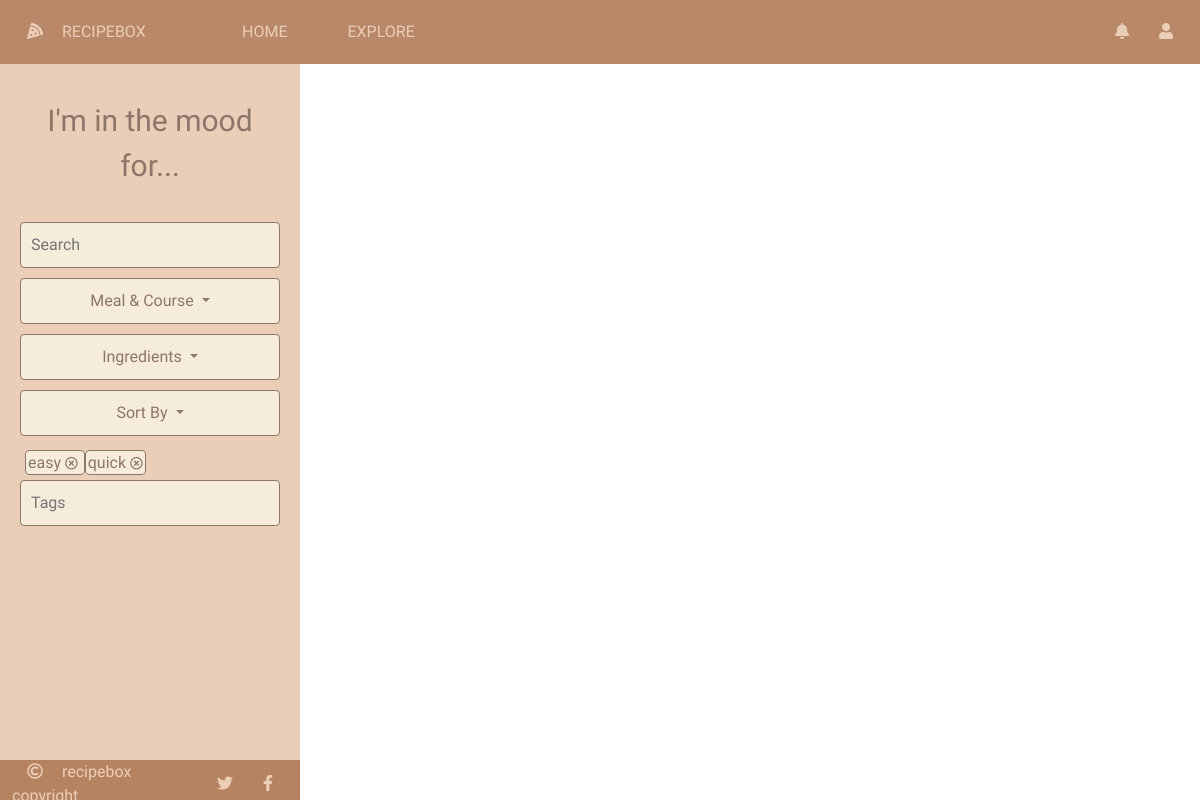
/recipe/, run on an earlier commit of the app's database.
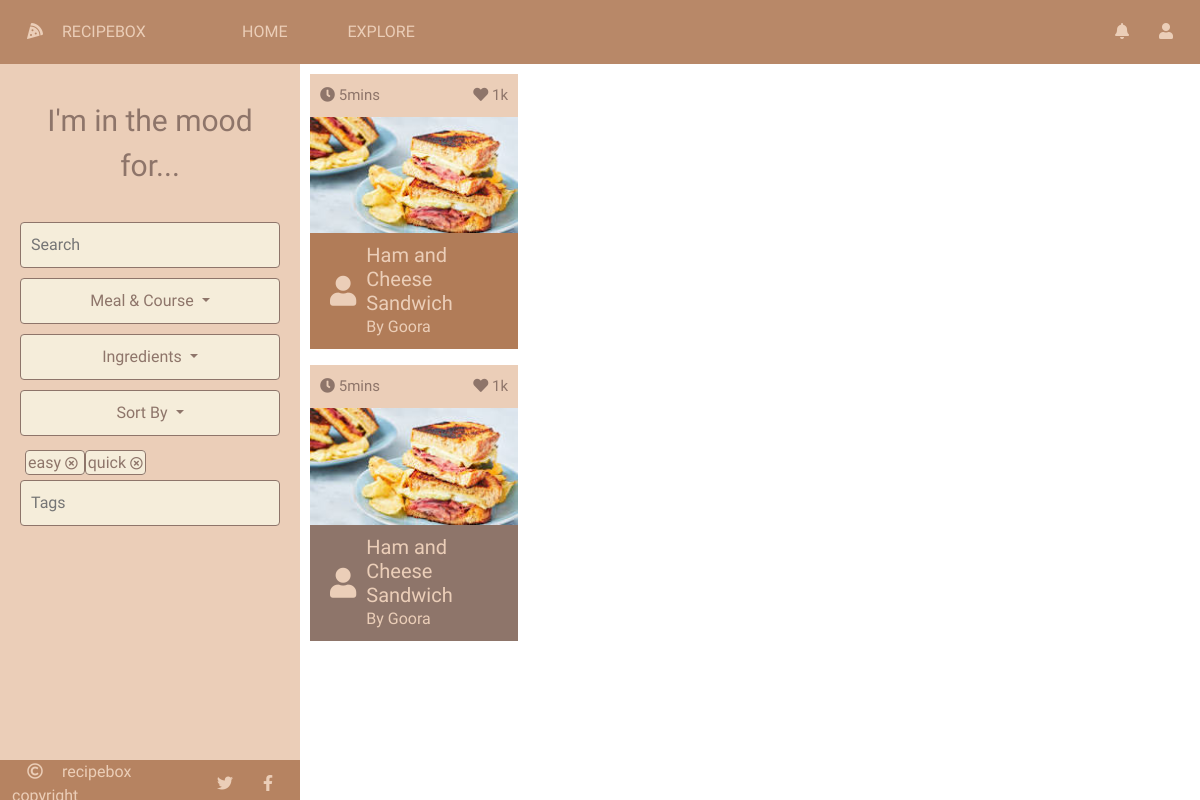
And on a later commit of the database.
### recipebox/models/recipes.py (models this page shows, shortened)
class Recipe(db.Model):
    __tablename__ = "recipe"
    id = db.Column(db.Integer, primary_key=True)
    name = db.Column(db.String(30), nullable=False)
    picture = db.Column(db.String(150), nullable=False)
    cook_time = db.Column(db.Integer, nullable=False)
    date_created = db.Column(db.DateTime, nullable=False)
    ingredients = db.relationship('RecipeIngredient', backref="recipe_object", lazy=True)
    procedures = db.relationship('RecipeProcedure', backref="recipe_object", lazy=True)
    user_id = db.Column(db.Integer, db.ForeignKey('user.id'), nullable=False)
    likes = db.relationship('Like', backref="recipe_object", lazy=True)
    ratings = db.relationship('Rating', backref="recipe_object", lazy=True)
    tags = db.relationship('Tag', secondary=tags, lazy='subquery', backref=db.backref('recipes', lazy=True))

### recipebox/models/auth.py (models this page shows, shortened)
class User(UserMixin, db.Model):
    __tablename__ =  "user"
    id = db.Column(db.Integer, primary_key=True)
    email = db.Column(db.String(255), unique=True, nullable=False)
    username = db.Column(db.String(255), nullable=False)
    password = db.Column(db.String(255), nullable=False)
    registered_on = db.Column(db.DateTime, nullable=False)
    admin = db.Column(db.Boolean, nullable=False, default=False)
    recipes = db.relationship('Recipe', backref="user_object", lazy=True)
    likes = db.relationship('Like', backref="user_object", lazy=True)
    ratings = db.relationship('Rating', backref="user_object", lazy=True)
    bio = db.Column(db.String(1024), nullable=True)

### recipebox/recipes/recipes.py (the view)
@recipe_bp.route('/recipe/')
def recipe():
    selected_recipes = Recipe.query.all()
    return render_template('browse.html', browse_items=selected_recipes)

### recipebox/recipes/templates/browse.html (shortened to what this page needs)
{% extends "base.html" %}
{% block head %}
	{{ super() }}
	<link rel="stylesheet" type="text/css" href="{{ url_for('static', filename='css/recipes/browse.css') }}"/>
{% endblock %}
{% block content %}
	<div id="browse-container" class="container-fluid">
		<div id="content-row" class="row">
			<div id="search-col" class="col-3">
				<br/>
				<p>I'm in the mood for...</p>
				<br/>
				<div><input type="text" placeholder="Search"/></div>
				<div class="dropdown">
					<button class="btn btn-secondary dropdown-toggle" type="button" id="dropdownMenuButton"
					        data-toggle="dropdown" aria-haspopup="true" aria-expanded="false">
						Meal & Course
					</button>
				</div>
				<div class="dropdown">
					<button class="btn btn-secondary dropdown-toggle" type="button" id="dropdownMenuButton"
					        data-toggle="dropdown" aria-haspopup="true" aria-expanded="false">
						Ingredients
					</button>
				</div>
				<div class="dropdown">
					<button class="btn btn-secondary dropdown-toggle" type="button" id="dropdownMenuButton"
					        data-toggle="dropdown" aria-haspopup="true" aria-expanded="false">
						Sort By
					</button>
				</div>
				<div id="tags">
					<div class="tag-container">
						<div class="tag">
							easy
							<a href="#"><i class="far fa-times-circle"></i></a>
						</div>
						<div class="tag">
							quick
							<a href="#"><i class="far fa-times-circle"></i></a>
						</div>
					</div>
					<input type="text" placeholder="Tags"/>
				</div>
				{% include 'footer.html' ignore missing %}
			<div id="browse-entries" class="col-9 offset-3">
				<div class="masonry">
					{% for item in browse_items %}
						<div class="masonry-item">
							<div id="item-header">
								<p><i class="fas fa-clock"></i> {{ item.cook_time }}mins</p>
								<p class="right-text"><i class="fas fa-heart"></i> 1k</p>
							</div>
							<a href="{{ url_for('recipe_bp.recipe_view', id=item.id) }}"><img
									src="{{ url_for('static', filename='res/recipes/' + item.picture) }}"></a>
							<div id="item-footer">
								<i class="fas fa-user"></i>
								<div>
									<a href="{{ url_for('recipe_bp.recipe_view', id=item.id) }}">
										<h5>{{ item.name }}</h5></a>
									<p>By {{ item.user_object.username }}</p>
								</div>
							</div>
						</div>
					{% endfor %}
				</div>
			</div>
{% endblock %}

### recipebox/templates/base.html (shortened to what this page needs)
<!DOCTYPE html>
<html lang="en" dir="ltr">
<head>
	{% block head %}
		<link href="https://cdn.jsdelivr.net/npm/bootstrap@5.0.0-beta3/dist/css/bootstrap.min.css" rel="stylesheet"
/>
		<link rel="stylesheet" href="https://use.fontawesome.com/releases/v5.8.1/css/all.css">
		<link rel="stylesheet" type="text/css" href="{{ url_for('static', filename='css/recipebox.css') }}"/>
	{% endblock %}
</head>
<body>
{% block navbar %}
	{% include 'navbar.html' ignore missing %}
{% endblock %}
<div id="content" class="container-fluid">
	{% block content %}{% endblock %}
</body>
</html>

### recipebox/templates/navbar.html
<link rel="stylesheet" type="text/css" href="{{ url_for('static', filename='css/navbar.css') }}"/>
<div class="container-fluid fixed-top">
	<div id="header" class="row">
		<div id="logo" class="col-12 col-md-2 justify-content-center justify-content-md-start vertical-center">
			<i class="fas fa-pizza-slice"></i> RECIPEBOX
		</div>
		<div id="navbar" class="col vertical-center d-flex">
			<button><a href="{{ url_for('general_bp.index') }}">HOME</a></button>
			<button><a href="{{ url_for('recipe_bp.recipe') }}">EXPLORE</a></button>
		</div>
		<div id="user-info" class="col-md-2 vertical-center justify-content-end d-flex">
			<button><a href=""><i class="fas fa-bell"></i></a></button>
			<button><a href="{{ url_for('auth_bp.profile') }}"><i class="fas fa-user"></i></a></button>
		</div>
	</div>
</div>

### recipebox/templates/footer.html
<link rel="stylesheet" type="text/css" href="{{ url_for('static', filename='css/footer.css') }}"/>
<div id="footer-container" class="container-fluid fixed-bottom"/>
<div id="footer" class="row"/>
<div id="copyright" class="col vertical-center"/>
<i class="far fa-copyright"></i> recipebox copyright
</div>
<div id="social-links" class="col vertical-center justify-content-end d-flex"/>
<button><a href="https://twitter.com"><i class="fab fa-twitter"></i></a></button>
<button><a href="https://facebook.com"><i class="fab fa-facebook-f"></i></a></button>
</div>
</div>
</div>

### recipebox/static/css/recipebox.css (style rules this page uses)
html { min-height: 100%; }
body { background: url("../res/background.png") no-repeat center center fixed; background-size: cover; color: #f5edda; height: 100%; font-family: "Raleway", sans-serif; }
a { text-decoration: none; color: #ebceb8; }
.vertical-center { margin-top: auto; margin-bottom: auto; }
#content { margin-top: 8vh; margin-bottom: 5vh; padding: 0px; min-height: 87vh; }
input { width: 100%; }
input, .btn, .input-group-text, .form-control, .form-control:focus { border: 1px solid #8e756a; border-radius: 0.25rem; background-color: #f5edda; color: #8e756a; padding: 10px; }
.tag-container { padding: 5px; }
.tag { display: inline; background-color: #f5edda; border: 1px solid #8e756a; border-radius: 0.25rem; padding: 2px; color: #8e756a; }
.tag a { color: #8e756a; font-size: 0.8em; vertical-align: center; }
.dropdown-toggle, .custom-select, .dropdown-item, .dropdown-menu { background-color: #f5edda; color: #8e756a; border-color: #8e756a; cursor: pointer; }
.masonry { column-count: 4; column-gap: 1em; padding: 10px; }
.masonry-item { background-color: #ebceb8; color: #8e756a; display: inline-block; margin: 0 0 1em; width: 100%; }
.masonry-item a { color: inherit; }
.masonry-item img { object-fit: contain; width: 100%; }

### recipebox/static/css/recipes/browse.css (style rules this page uses)
#content { height: 87vh; }
#browse-container, #content-row { height: 100%; }
#search-col { background-color: #ebceb8; padding: 0px; color: #8e756a; position: fixed; height: 100%; }
#search-col > * { padding: 10px 20px 0px 20px; }
#search-col p { font-size: 30px; text-align: center; margin: 0px; }
#dropdownMenuButton { width: 100%; padding: 10px; }
#browse-entries { padding: 0px; }
#footer-container { margin: 0px; padding: 0px; width: inherit; }
#footer { width: 100%; margin: 0px; }
.masonry-item #item-header, .masonry-item #item-footer { padding: 10px; }
.masonry-item #item-header > *, .masonry-item #item-footer > * { display: inline-block; }
#item-header, #item-footer { display: flex; justify-content: left; align-items: center; }
#item-footer { color: #ebceb8; background-color: #B17C58; }
#item-header *, #item-footer * { margin: 0px; }
#item-header * { font-size: 15px; }
#item-footer i { font-size: 30px; padding: 0px 10px; }
.masonry-item:nth-child(2n) #item-footer { background-color: #8e756a; }
#item-header .right-text { margin-right: 0; margin-left: auto; }

### recipebox/static/css/navbar.css (style rules this page uses)
button { padding: 0px; background: none; border: none; }
#header { background-color: #B17C58E6; height: 8vh; font-family: "Raleway", sans-serif; color: #ebceb8; }
#navbar * { margin: 0px 15px; }
#user-info > *, #logo > * { margin: 0px 15px; }

### recipebox/static/css/footer.css (style rules this page uses)
#footer { background-color: #B17C58E6; height: 5vh; font-family: "Raleway", sans-serif; color: #ebceb8; }
#social-links > *, #copyright * { margin: 0px 15px; }
button { padding: 0px; background: none; border: none; }

What changed in the data, as far as the page shows it:
added Recipe: cook_time "5", picture (picture), name "Ham and Cheese Sandwich", user_object.username "Goora"
added Recipe: cook_time "5", picture (picture), name "Ham and Cheese Sandwich", user_object.username "Goora"
